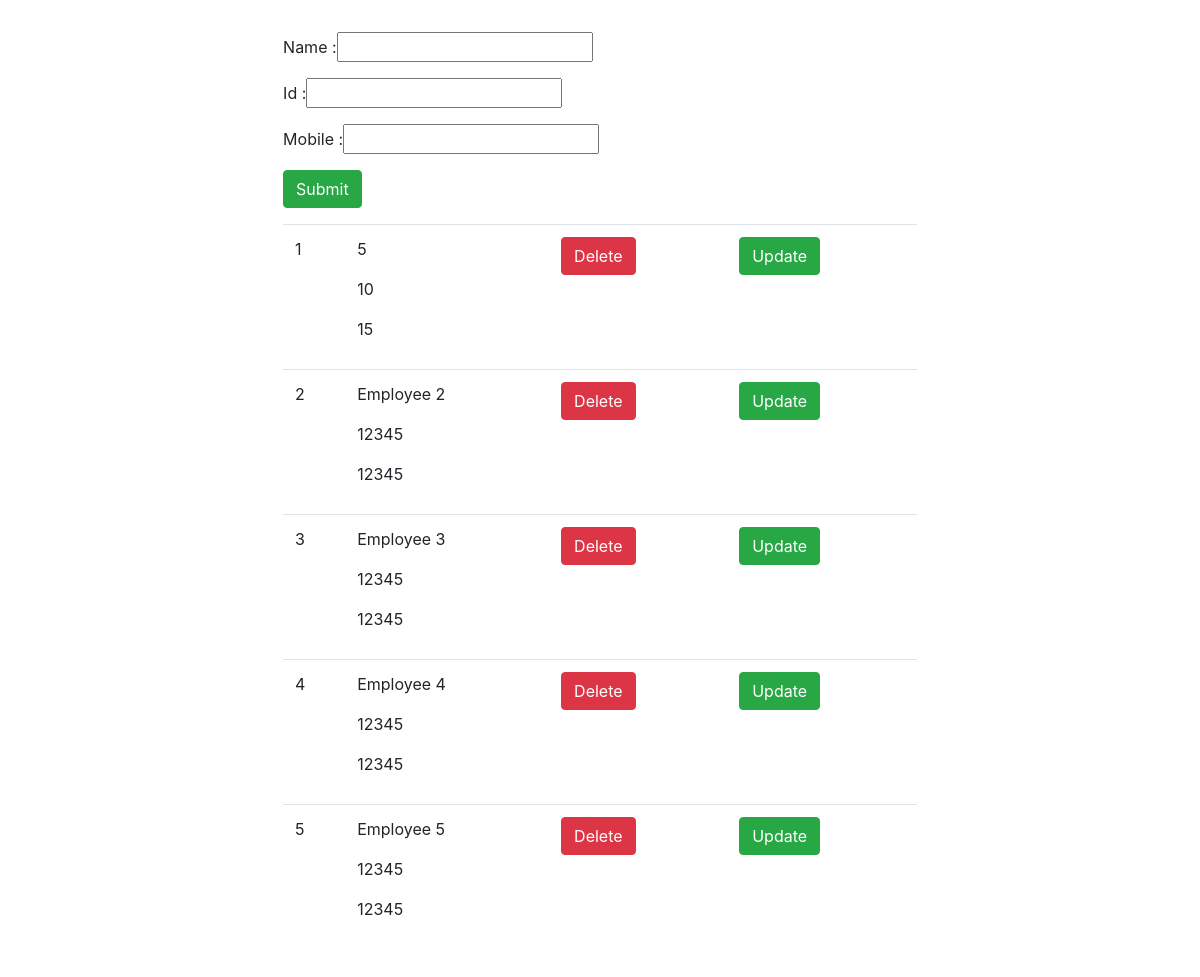
The page / on the database its author committed.
### Todoapp/models.py (models this page shows, shortened)
class Employee(models.Model):
    name = models.CharField(max_length=30)
    eid  =   models.CharField(max_length=20)
    emobile = models.CharField(max_length=20)

### Todoapp/views.py (the view, shortened to what this page needs)
# urls.py: path('',Homepage,name='Homepage'),
def Homepage(request):
    todo = Employee.objects.all()
    content = {'todo':todo,'form':EmployeeForm}
    return render(request,'index.html',{'data':content})

### templates/index.html (shortened to what this page needs)
<!DOCTYPE html>
<html lang="en">
<head>
    <link rel="stylesheet" href="https://stackpath.bootstrapcdn.com/bootstrap/4.4.1/css/bootstrap.min.css">
</head>
<body>
         <div class="container mt-3 p-3">
             <div class="row justify-content-center">
                 <div class="col-md-7">
                     <form method="POST">
                         <p>Name :{{data.form.name}}</p>
                         <p>Id  :{{data.form.eid}}</p>
                         <p>Mobile :{{data.form.emobile}}</p>
                        <p><button class="btn btn-success">Submit</button></p>
                     </form>
                     <table class="table">
                         {% for i in data.todo %}
                         <tr>
                             <td>{{i.id}}</td>
                             <td><p>{{i.name}}</p>
                                <p>{{i.eid}}</p>
                                <p>{{i.emobile}}</p>
                            </td>
                            <td><a href="/Delete-{{i.id}}/" class="btn btn-danger">Delete</a></td>
                            <td><a href="/Updatetodo-{{i.id}}" class="btn btn-success">Update</a></td>
                         </tr>
                         {% endfor %}
                     </table>
                 </div>
             </div>
         </div>
</body>
</html>

### rows shown on the page
Employee: id "1", name "5", eid "10", emobile "15"
Employee: id "2", name "Employee 2", eid "12345", emobile "12345"
Employee: id "3", name "Employee 3", eid "12345", emobile "12345"
Employee: id "4", name "Employee 4", eid "12345", emobile "12345"
Employee: id "5", name "Employee 5", eid "12345", emobile "12345"
